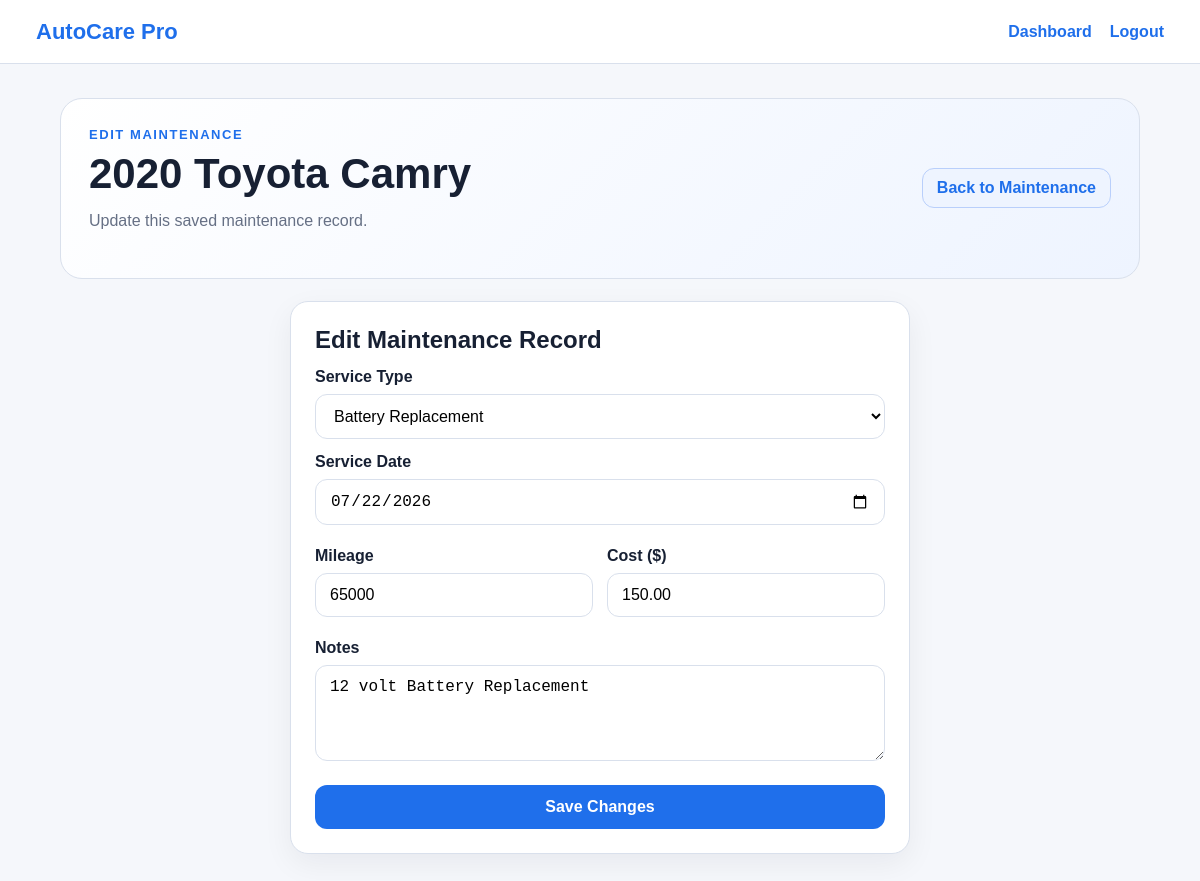
/maintenance/1/edit (signed in), run on the app's committed database.
### tables this page shows
CREATE TABLE vehicles (
            id INTEGER PRIMARY KEY AUTOINCREMENT,
            user_id INTEGER NOT NULL,
            make TEXT NOT NULL,
            model TEXT NOT NULL,
            year INTEGER NOT NULL,
            mileage INTEGER NOT NULL,
            notes TEXT,
            created_at TIMESTAMP DEFAULT CURRENT_TIMESTAMP,
            FOREIGN KEY (user_id) REFERENCES users(id) ON DELETE CASCADE
        );

CREATE TABLE maintenance_records (
            id INTEGER PRIMARY KEY AUTOINCREMENT,
            vehicle_id INTEGER NOT NULL,
            service_type TEXT NOT NULL,
            service_date TEXT NOT NULL,
            mileage INTEGER NOT NULL,
            cost REAL DEFAULT 0,
            notes TEXT,
            created_at TIMESTAMP DEFAULT CURRENT_TIMESTAMP,
            FOREIGN KEY (vehicle_id) REFERENCES vehicles(id) ON DELETE CASCADE
        );

### app.py (the view, shortened to what this page needs)
@app.route("/maintenance/<int:record_id>/edit", methods=["GET", "POST"])
@login_required
def edit_maintenance(record_id):
    record = get_user_maintenance_record(record_id)
    vehicle = get_user_vehicle(record["vehicle_id"])
    return render_template("edit_maintenance.html", vehicle=vehicle, record=record)

### app.py (called while the page is built)
def get_db_connection():
    conn = sqlite3.connect(DB_PATH)
    conn.row_factory = sqlite3.Row
    conn.execute("PRAGMA foreign_keys = ON")
    return conn

def login_required(view):
    @wraps(view)
    def wrapped_view(**kwargs):
        if "user_id" not in session:
            return redirect(url_for("login"))
        return view(**kwargs)
    return wrapped_view

def get_user_vehicle(vehicle_id):
    conn = get_db_connection()
    vehicle = conn.execute(
        "SELECT * FROM vehicles WHERE id = ? AND user_id = ?",
        (vehicle_id, session["user_id"]),
    ).fetchone()
    conn.close()
    if vehicle is None:
        abort(404)
    return vehicle

def get_user_maintenance_record(record_id):
    conn = get_db_connection()
    record = conn.execute(
        """
        SELECT m.*
        FROM maintenance_records m
        JOIN vehicles v ON v.id = m.vehicle_id
        WHERE m.id = ? AND v.user_id = ?
        """,
        (record_id, session["user_id"]),
    ).fetchone()
    conn.close()
    if record is None:
        abort(404)
    return record

### templates/edit_maintenance.html
{% extends "base.html" %}
{% block content %}
<header class="hero compact-hero">
  <div>
    <p class="eyebrow">Edit Maintenance</p>
    <h1>{{ vehicle.year }} {{ vehicle.make }} {{ vehicle.model }}</h1>
    <p class="muted">Update this saved maintenance record.</p>
  </div>
  <a class="button-link secondary-link" href="{{ url_for('vehicle_detail', vehicle_id=vehicle.id) }}">Back to Maintenance</a>
</header>
<section class="single-form-wrap">
  <form method="post" class="panel edit-panel">
    <h2>Edit Maintenance Record</h2>
    <label>Service Type
      <select name="service_type" required>
        {% for option in ['Oil Change','Tire Rotation','Brake Service','Battery Replacement','Inspection','Other'] %}
          <option value="{{ option }}" {% if record.service_type == option %}selected{% endif %}>{{ option }}</option>
        {% endfor %}
      </select>
    </label>
    <label>Service Date
      <input type="date" name="service_date" value="{{ record.service_date }}" required>
    </label>
    <div class="two-col">
      <label>Mileage
        <input type="number" name="mileage" min="0" value="{{ record.mileage }}" required>
      </label>
      <label>Cost ($)
        <input type="number" name="cost" min="0" step="0.01" value="{{ '%.2f'|format(record.cost) }}">
      </label>
    </div>
    <label>Notes
      <textarea name="notes">{{ record.notes or '' }}</textarea>
    </label>
    <button type="submit">Save Changes</button>
  </form>
</section>
{% endblock %}

### static/css/style.css (style rules this page uses)
:root { --bg:#f5f7fb; --card:#ffffff; --text:#172033; --muted:#667085; --border:#d9e0ec; --accent:#1f6feb; --accent-dark:#174ea6; --success:#0f7b4f; --error:#b42318; }
* { box-sizing:border-box }
body { margin:0; font-family:Arial, Helvetica, sans-serif; background:var(--bg); color:var(--text); }
a { color:var(--accent);text-decoration:none }
h1 { font-size:42px;margin:10px 0 12px;line-height:1.05 }
h2 { margin:0 0 8px;font-size:24px }
.eyebrow { text-transform:uppercase;letter-spacing:.12em;color:var(--accent);font-weight:800;font-size:13px;margin:0 }
.muted { color:var(--muted);line-height:1.6;margin-top:0 }
.form-card,.panel,.stat-card,.vehicle-card { background:var(--card); border:1px solid var(--border); border-radius:18px; box-shadow:0 10px 30px rgba(15,23,42,.06); }
.form-card,.panel { padding:24px }
label { display:block;font-weight:700;margin:14px 0 8px }
input,textarea { display:block; width:100%; margin-top:8px; border:1px solid var(--border); border-radius:12px; padding:12px 14px; font-size:16px; background:#fff; }
textarea { min-height:96px;resize:vertical }
button { width:100%; border:0; border-radius:12px; padding:13px 16px; background:var(--accent); color:white; font-size:16px; font-weight:800; cursor:pointer; margin-top:16px; }
.hero { background:linear-gradient(135deg,#ffffff,#eef4ff); border:1px solid var(--border); border-radius:22px; padding:28px; margin-bottom:22px; }
.two-col { display:grid;grid-template-columns:1fr 1fr;gap:14px }
select { display:block; width:100%; margin-top:8px; border:1px solid var(--border); border-radius:12px; padding:12px 14px; font-size:16px; background:#fff; }
.button-link { display:inline-flex; align-items:center; justify-content:center; border-radius:12px; padding:10px 14px; background:var(--accent); color:#fff; font-weight:800; white-space:nowrap; }
.secondary-link { background:#eef4ff;color:var(--accent);border:1px solid #b9cffb }
.compact-hero { display:flex;justify-content:space-between;gap:20px;align-items:center }
.single-form-wrap { max-width:620px;margin:0 auto }
.edit-panel { width:100% }

### data on the page
vehicles: year "2020", make "Toyota", model "Camry"
maintenance_records: service_type "Battery Replacement", service_date "07/22/2026", mileage "65000", cost "150.00", notes "12 volt Battery Replacement"
